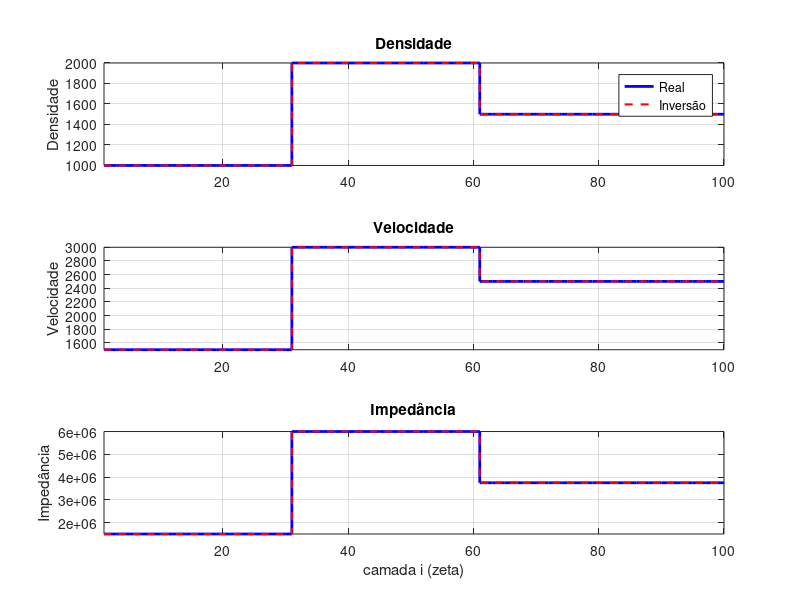

MATLAB code to generate this figure:
clear; clc; close all;

%parametros
nt = 300;
ni = 100; %camadas
nx = 21; %sensores
dx = 40; %distancia dos sensores
w = 2*pi*50; %frequencia angular

%interfaces
preal = ones(1, ni) * 1000;
creal   = ones(1, ni) * 1500;

preal(31:60) = 2000;  creal(31:60) = 3000;
preal(61:end) = 1500;  creal(61:end) = 2500;

Zreal = preal .* creal; %impedancia real para comparação

xi = (2*pi / (nx * dx)) * (-floor(nx/2):floor(nx/2)); %xi_m

%gerando dados dos sensores no domin1io xi_m
Pteo = zeros(nx, nt);
Wteo = zeros(nx, nt);

fonte = zeros(1, nt);
fonte(3) = 1; %pulso

disp('Inicio');
for m = 1:nx

    Zm = zeros(1, ni); %impedancia obliqua
    for i = 1:ni
        kz = sqrt((w/creal(i))^2 - xi(m)^2);
        if isreal(kz) && kz > 0
            Zm(i) = preal(i) * w / kz;
        else
            Zm(i) = Zm(i-1); %para lidar com ondas evanescentes
        end
    end

    %propagação direta
    P = zeros(ni, nt);
    W = zeros(ni, nt);
    for j = 2:nt
        if mod(1 + j, 2) == 0 %superficie
            P(1, j) = fonte(j);
            U = Zm(1)*W(2, j-1) - P(2, j-1);
            W(1, j) = (P(1, j) + U) / Zm(1);
        end
        for i = 2:ni-1 %interno
            if mod(i + j, 2) == 0
                D = Zm(i-1)*W(i-1, j-1) + P(i-1, j-1);
                U = Zm(i)*W(i+1, j-1) - P(i+1, j-1);
                W(i, j) = (D + U) / (Zm(i-1) + Zm(i));
                P(i, j) = (Zm(i)*D - Zm(i-1)*U) / (Zm(i-1) + Zm(i));
            end
        end
        if mod(ni + j, 2) == 0 %fundo
            D = Zm(ni-1)*W(ni-1, j-1) + P(ni-1, j-1);
            W(ni, j) = D / (2 * Zm(ni-1));
            P(ni, j) = D / 2;
        end
    end

    Pteo(m, :) = P(1, :);
    Wteo(m, :) = W(1, :);
end

%tranformada inversa para voltar pro domin1io em x
Psensor = real(ifft(ifftshift(Pteo, 1), [], 1)); %dados reias dos sensores
Wsensor = real(ifft(ifftshift(Wteo, 1), [], 1));

%AGORA É A INVERSÃO

%voltamos nosso domin1io para os angulos xi_m
Pcanal = real(fftshift(fft(Psensor, [], 1), 1));
Wcanal = real(fftshift(fft(Wsensor, [], 1), 1));

%inversão
nt2 = 2 * ni; %tempo necessario
Zrec = zeros(nx, ni); %impedancia reconstruida camada x angulo

for m = 1:nx
    Pinv = zeros(ni, nt2);
    Winv = zeros(ni, nt2);
    Zinv = zeros(1, ni);

    %superficie
    for j = 1:2:nt2
        Pinv(1, j) = Pcanal(m, j + 2);
        Winv(1, j) = Wcanal(m, j + 2);
    end

    Zinv(1) = Pinv(1, 1) / Winv(1, 1);

    for i = 2:ni %recursão
        for j = i:2:(nt2 - i + 1)
            a = Winv(i-1, j-1) + Winv(i-1, j+1);
            b = Winv(i-1, j-1) - Winv(i-1, j+1);
            c = Pinv(i-1, j-1) + Pinv(i-1, j+1);
            d = Pinv(i-1, j-1) - Pinv(i-1, j+1);

            Winv(i, j) = 0.5 * (a + d / Zinv(i-1));
            Pinv(i, j) = 0.5 * (Zinv(i-1) * b + c);
        end

        Zinv(i) = Pinv(i, i) / Winv(i, i); %impedancia
    end

    Zrec(m, :) = Zinv;
end

%Separando a velocidade e densidade
prec = zeros(1, ni);
crec = zeros(1, ni);

xi2 = (xi(:).^2); 

%limites
lb = [900, 1400];  
ub = [6000, 4000]; 
op = optimset('MaxFunEvals', 1000, 'MaxIter', 1000, 'Display', 'off');

chute_rho = 1000; 
chute_c = 1500;

for i = 1:ni
    Zcam = Zrec(:, i); %pega a impdancia recontruida de todos os sensores
    
    validos = abs(real(Zcam)) > 1e-5 & isfinite(Zcam); 
    if sum(validos) < 2 
        if i == 1
            prec(i) = chute_rho; crec(i) = chute_c;
        else
            prec(i) = prec(i-1); crec(i) = crec(i-1);
        end
    else
        xi3 = xi2(validos); 
        Z_medido = real(Zcam(validos)); 
        
        min1 = @(p) sum( abs( Z_medido - (p(1)*w) ./ sqrt( (w/p(2)).^2 - xi3 ) ).^2 );
        
        try
            %roda o sqp primeiro pois é mais preciso, caso falhe rode a min1imazação bruta
            pc = sqp([chute_rho, chute_c], min1, [], [], lb, ub);
        catch
            min2 = @(p) sum( abs( Z_medido - (p(1)*w) ./ sqrt( max((w/p(2)).^2 - xi3, 1e-10) ) ).^2 ) ...
                                + 1e10 * (p(1) < lb(1)) + 1e10 * (p(1) > ub(1)) ...
                                + 1e10 * (p(2) < lb(2)) + 1e10 * (p(2) > ub(2));
            pc = fmin1search(min2, [chute_rho, chute_c], op);
        end
                       
        prec(i) = pc(1); 
        crec(i) = pc(2); 
        
        %atualizando os chutes
        chute_rho = prec(i); 
        chute_c = crec(i);
    end
end

Zrec2 = prec .* crec; %impedancia reconstruida
disp('Fim');

%visualização
figure;

%densidade
subplot(3, 1, 1);
stairs(1:ni, preal, 'b', 'LineWidth', 2, 'DisplayName', 'Real'); hold on;
stairs(1:ni, prec, 'r--', 'LineWidth', 1.5, 'DisplayName', 'Inversão');
ylabel('Densidade');
title('Densidade');
legend; grid on; axis tight;

%velocidade
subplot(3, 1, 2);
stairs(1:ni, creal, 'b', 'LineWidth', 2); hold on;
stairs(1:ni, crec, 'r--', 'LineWidth', 1.5);
ylabel('Velocidade');
title('Velocidade');
grid on; axis tight;

%impedancia
subplot(3, 1, 3);
stairs(1:ni, Zreal, 'b', 'LineWidth', 2); hold on;
stairs(1:ni, Zrec2, 'r--', 'LineWidth', 1.5);
xlabel('camada i (zeta)');
ylabel('Impedância');
title('Impedância');
grid on; axis tight;
